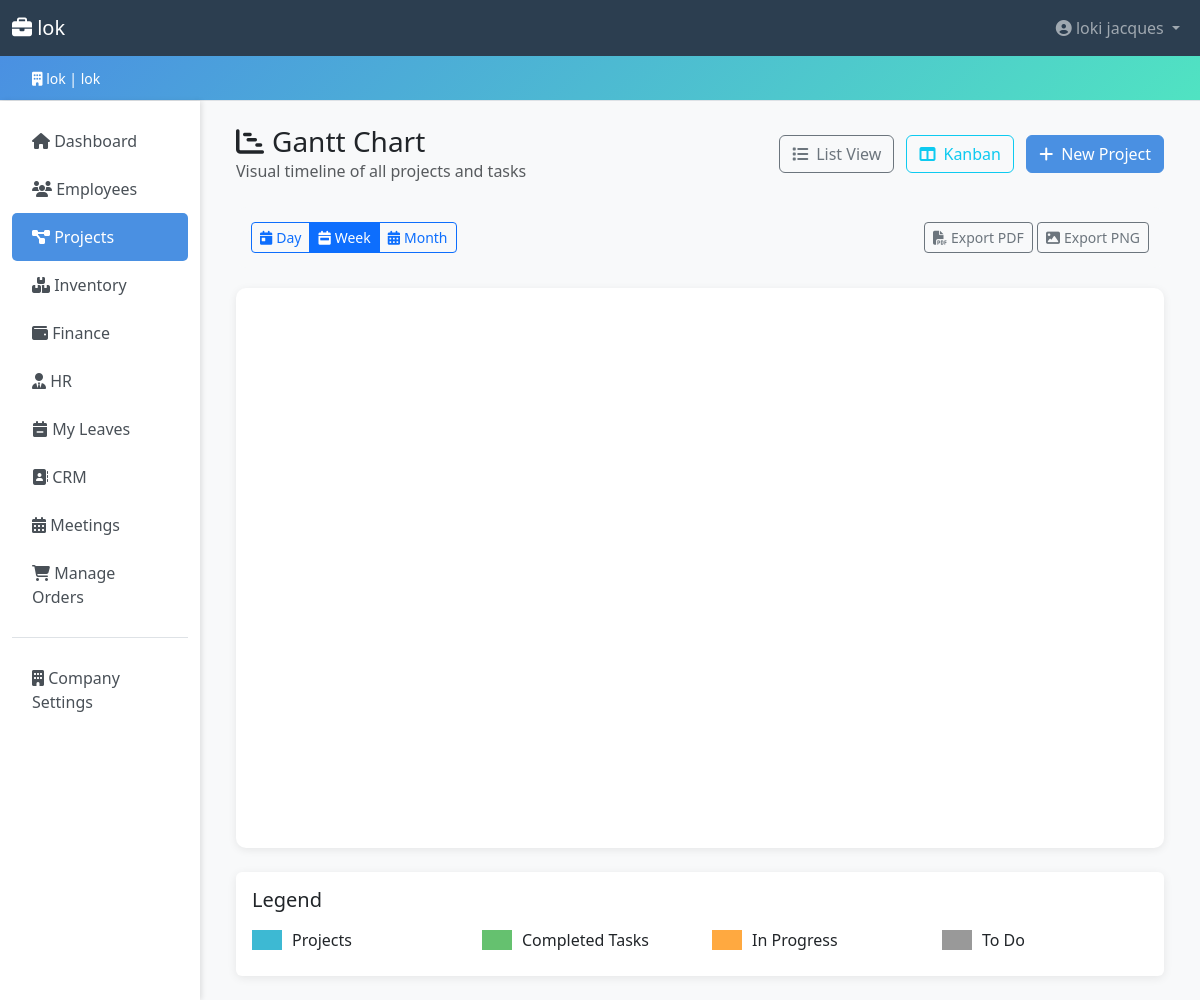
Screenshot of /projects/reports/gantt/ (signed in) with the database file from the repository.
### accounts/models.py (models this page shows, shortened)
class Company(models.Model):
    PLAN_CHOICES = [
        ('free', 'Free'),
        ('basic', 'Basic'),
        ('premium', 'Premium'),
        ('enterprise', 'Enterprise'),
    ]
    company_id = models.UUIDField(default=uuid.uuid4, editable=False, unique=True)
    name = models.CharField(max_length=200)
    domain = models.CharField(max_length=200, unique=True, db_index=True)
    company_password = models.CharField(max_length=256)  # increased from 128 → 256 for future hash algo headroom
    contact_email = models.EmailField()
    contact_phone = models.CharField(
        max_length=20,
        blank=True,
        validators=[RegexValidator(r'^\+?[\d\s\-().]{7,20}$', 'Enter a valid phone number.')],
    )
    address = models.TextField(blank=True)
    subscription_plan = models.CharField(
        max_length=20,
        choices=PLAN_CHOICES,
        default='free',
    )
    is_active = models.BooleanField(default=True)
    created_at = models.DateTimeField(auto_now_add=True)
    updated_at = models.DateTimeField(auto_now=True)
    class Meta:
        verbose_name_plural = 'Companies'
        ordering = ['name']
        indexes = [
            models.Index(fields=['domain']),
            models.Index(fields=['is_active']),
        ]

class User(AbstractUser):
    ROLE_CHOICES = [
        ('admin', 'Admin'),
        ('hr_manager', 'HR Manager'),
        ('accountant', 'Accountant'),
        ('manager', 'Manager'),
        ('secretary', 'Secretary'),
        ('stock_manager', 'Stock Manager'),
        ('employee', 'Employee'),
    ]
    username = None  # replaced by email
    email = models.EmailField(unique=True, db_index=True)
    company = models.ForeignKey(
        Company,
        on_delete=models.CASCADE,
        related_name='users',
        null=True,
        blank=True,
    )
    phone = models.CharField(
        max_length=20,
        blank=True,
        validators=[RegexValidator(r'^\+?[\d\s\-().]{7,20}$', 'Enter a valid phone number.')],
    )
    department = models.CharField(max_length=100, blank=True)
    position = models.CharField(max_length=100, blank=True)
    role = models.CharField(
        max_length=20,
        choices=ROLE_CHOICES,
        default='employee',
        db_index=True,
        help_text='User role for access control.',
    )
    is_company_admin = models.BooleanField(
        default=False,
        help_text='Designates whether the user can manage company settings.',
    )
    last_login_ip = models.GenericIPAddressField(null=True, blank=True)
    objects = CustomUserManager()
    USERNAME_FIELD = 'email'
    REQUIRED_FIELDS = ['first_name', 'last_name']
    class Meta:
        ordering = ['email']
        indexes = [
            models.Index(fields=['company', 'role']),
            models.Index(fields=['company', 'is_active']),
        ]
    def get_full_name(self) -> str:
        return f'{self.first_name} {self.last_name}'.strip() or self.email

### projects/views.py (the view)
# urls.py: path('reports/gantt/', views.project_gantt_chart, name='project_gantt_chart'),
@role_required(*PROJECT_VIEW_ROLES)
def project_gantt_chart(request):
    company = request.user.company
    projects = (
        Project.objects
        .filter(company=company)
        .select_related('manager__user')
        .prefetch_related('sous_taches__assigne_a__user')
    )
    gantt_data = []
    for project in projects:
        gantt_data.append({
            'id': project.id,
            'text': project.name,
            'start_date': project.start_date.strftime('%d-%m-%Y'),
            'end_date': project.end_date.strftime('%d-%m-%Y'),
            'progress': round(project.completion_percentage / 100, 2),
            'parent': 0,
            'open': True,
        })
        for task in project.sous_taches.all():
            gantt_data.append({
                'id': f'task_{task.id}',
                'text': task.titre,
                'start_date': task.date_debut.strftime('%d-%m-%Y') if task.date_debut else '',
                'end_date': task.date_echeance.strftime('%d-%m-%Y') if task.date_echeance else '',
                'progress': (
                    1.0 if task.status == 'termine'
                    else 0.5 if task.status == 'en_cours'
                    else 0.0
                ),
                'parent': project.id,
                'project': project.name,
                'assignee': (
                    task.assigne_a.user.get_full_name()
                    if task.assigne_a else 'Unassigned'
                ),
                'status': task.get_status_display(),
            })
    return render(request, 'projects/project_gantt_chart.html', {
        'projects': projects,
        'gantt_data': json.dumps(gantt_data),
    })

### templates/projects/project_gantt_chart.html (shortened to what this page needs)
{% extends 'base.html' %}
{% load static %}
{% block extra_css %}
<link href="https://cdn.dhtmlx.com/gantt/edge/dhtmlxgantt.css" rel="stylesheet">
{% endblock %}
{% block content %}
<div class="container-fluid">
    <div class="d-flex justify-content-between align-items-center mb-4">
        <div>
            <h1 class="h3 mb-0"><i class="fas fa-chart-gantt me-2"></i>Gantt Chart</h1>
            <p class="text-muted mb-0">Visual timeline of all projects and tasks</p>
        </div>
        <div>
            <a href="{% url 'projects:project_list' %}" class="btn btn-outline-secondary me-2">
                <i class="fas fa-list me-2"></i>List View
            </a>
            <a href="{% url 'projects:project_kanban' %}" class="btn btn-outline-info me-2">
                <i class="fas fa-columns me-2"></i>Kanban
            </a>
            <a href="{% url 'projects:project_create' %}" class="btn btn-primary">
                <i class="fas fa-plus me-2"></i>New Project
            </a>
        </div>
    </div>
    <div class="gantt-controls">
        <div class="row align-items-center">
            <div class="col-md-6">
                <div class="btn-group" role="group">
                    <button type="button" class="btn btn-sm btn-outline-primary" onclick="window.projectGanttZoom('day')">
                        <i class="fas fa-calendar-day me-1"></i>Day
                    </button>
                    <button type="button" class="btn btn-sm btn-outline-primary active" onclick="window.projectGanttZoom('week')">
                        <i class="fas fa-calendar-week me-1"></i>Week
                    </button>
                    <button type="button" class="btn btn-sm btn-outline-primary" onclick="window.projectGanttZoom('month')">
                        <i class="fas fa-calendar-alt me-1"></i>Month
                    </button>
                </div>
            </div>
            <div class="col-md-6 text-end">
                <button type="button" class="btn btn-sm btn-outline-secondary" onclick="window.projectGanttExport('pdf')">
                    <i class="fas fa-file-pdf me-1"></i>Export PDF
                </button>
                <button type="button" class="btn btn-sm btn-outline-secondary" onclick="window.projectGanttExport('png')">
                    <i class="fas fa-image me-1"></i>Export PNG
                </button>
            </div>
        </div>
    </div>
    <div class="gantt_container" id="gantt_here"></div>
    <div class="card mt-4">
        <div class="card-body">
            <h5 class="card-title mb-3">Legend</h5>
            <div class="row">
                <div class="col-md-3">
                    <div class="d-flex align-items-center mb-2">
                        <div style="width: 30px; height: 20px; background: #3db9d3; margin-right: 10px;"></div>
                        <span>Projects</span>
                    </div>
                </div>
                <div class="col-md-3">
                    <div class="d-flex align-items-center mb-2">
                        <div style="width: 30px; height: 20px; background: #65c16f; margin-right: 10px;"></div>
                        <span>Completed Tasks</span>
                    </div>
                </div>
                <div class="col-md-3">
                    <div class="d-flex align-items-center mb-2">
                        <div style="width: 30px; height: 20px; background: #ffa940; margin-right: 10px;"></div>
                        <span>In Progress</span>
                    </div>
                </div>
                <div class="col-md-3">
                    <div class="d-flex align-items-center mb-2">
                        <div style="width: 30px; height: 20px; background: #999; margin-right: 10px;"></div>
                        <span>To Do</span>
                    </div>
                </div>
            </div>
        </div>
    </div>
</div>
{% endblock %}

### templates/base.html (shortened to what this page needs)
<!DOCTYPE html>
{% load role_tags %}
<html lang="en">
<head>
    <link href="https://cdn.jsdelivr.net/npm/bootstrap@5.3.0/dist/css/bootstrap.min.css" rel="stylesheet">
    <link rel="stylesheet" href="https://cdnjs.cloudflare.com/ajax/libs/font-awesome/6.4.0/css/all.min.css">
    {% block extra_css %}{% endblock %}
</head>
<body>
    {% if user.is_authenticated %}
    <nav class="navbar navbar-expand-lg navbar-dark">
        <div class="container-fluid">
            <a class="navbar-brand" href="{% url 'core:dashboard' %}">
                <i class="fas fa-briefcase"></i> {{ company.name }}
            </a>
            <div class="collapse navbar-collapse" id="navbarNav">
                <ul class="navbar-nav ms-auto">
                    <li class="nav-item dropdown">
                        <a class="nav-link dropdown-toggle" href="#" id="navbarDropdown" role="button" data-bs-toggle="dropdown">
                            <i class="fas fa-user-circle"></i> {{ user.get_full_name }}
                        </a>
                    </li>
                </ul>
            </div>
        </div>
    </nav>
    <div class="company-banner">
        <div class="container-fluid">
            <small><i class="fas fa-building"></i> {{ company.name }} | {{ company.domain }}</small>
        </div>
    </div>
    {% endif %}
    <div class="container-fluid">
        <div class="row">
            {% if user.is_authenticated %}
            <nav class="col-md-2 d-md-block sidebar py-3">
                <div class="position-sticky">
                    <ul class="nav flex-column">
                        <li class="nav-item">
                            <a class="nav-link {% if request.resolver_match.app_name == 'core' and request.resolver_match.url_name == 'dashboard' %}active{% endif %}"
                               href="{% url 'core:dashboard' %}">
                                <i class="fas fa-home"></i> Dashboard
                            </a>
                        </li>
                        {% if user|has_role:'admin,hr_manager,manager,accountant,secretary,stock_manager,employee' %}
                        <li class="nav-item">
                            <a class="nav-link {% if request.resolver_match.app_name == 'employees' %}active{% endif %}"
                               href="{% url 'employees:employee_list' %}">
                                <i class="fas fa-users"></i> Employees
                            </a>
                        </li>
                        {% endif %}
                        {% if user|has_role:'admin,hr_manager,manager,accountant,secretary,stock_manager,employee' %}
                        <li class="nav-item">
                            <a class="nav-link {% if request.resolver_match.app_name == 'projects' %}active{% endif %}"
                               href="{% url 'projects:project_list' %}">
                                <i class="fas fa-project-diagram"></i> Projects
                            </a>
                        </li>
                        {% endif %}
                        {% if user|has_role:'admin,manager,hr_manager,accountant,secretary,stock_manager,employee' %}
                        <li class="nav-item">
                            <a class="nav-link {% if request.resolver_match.app_name == 'inventory' %}active{% endif %}"
                               href="{% url 'inventory:stock_list' %}">
                                <i class="fas fa-boxes"></i> Inventory
                            </a>
                        </li>
                        {% endif %}
                        {% if user|has_role:'admin,accountant,manager' %}
                        <li class="nav-item">
                            <a class="nav-link {% if request.resolver_match.app_name == 'finance' %}active{% endif %}"
                               href="{% url 'finance:index' %}">
                                <i class="fas fa-wallet"></i> Finance
                            </a>
                        </li>
                        {% endif %}
                        {% if user|has_role:'admin,hr_manager' %}
                        <li class="nav-item">
                            <a class="nav-link {% if request.resolver_match.app_name == 'hr' %}active{% endif %}"
                               href="{% url 'hr:position_list' %}">
                                <i class="fas fa-user-tie"></i> HR
                            </a>
                        </li>
                        {% endif %}
                        {% if user|has_role:'admin,hr_manager,manager,secretary,accountant,stock_manager,employee' %}
                        <li class="nav-item">
                            <a class="nav-link {% if request.resolver_match.app_name == 'hr' and 'leave' in request.resolver_match.url_name %}active{% endif %}"
                               href="{% url 'hr:my_leave_list' %}">
                                <i class="fas fa-calendar-minus"></i> My Leaves
                            </a>
                        </li>
                        {% endif %}
                        {% if user|has_role:'admin,manager,secretary' %}
                        <li class="nav-item">
                            <a class="nav-link {% if request.resolver_match.app_name == 'crm' %}active{% endif %}"
                               href="{% url 'crm:contact_list' %}">
                                <i class="fas fa-address-book"></i> CRM
                            </a>
                        </li>
                        {% endif %}
                        {% if user|has_role:'admin,hr_manager,manager,secretary,accountant,employee' %}
                        <li class="nav-item">
                            <a class="nav-link {% if request.resolver_match.app_name == 'meetings' %}active{% endif %}"
                               href="{% url 'meetings:dashboard' %}">
                                <i class="fas fa-calendar-alt"></i> Meetings
                            </a>
                        </li>
                        {% endif %}
                        {% if is_company_admin or user.is_superuser %}
                        <li class="nav-item">
                            <a class="nav-link {% if request.resolver_match.app_name == 'marketplace' and request.resolver_match.url_name == 'admin_order_dashboard' %}active{% endif %}"
                               href="{% url 'marketplace:admin_order_dashboard' %}">
                                <i class="fas fa-shopping-cart"></i> Manage Orders
                            </a>
                        </li>
                        {% endif %}
                        {% if is_company_admin or user.is_superuser %}
                        <li class="nav-item mt-3 border-top pt-3">
                            <a class="nav-link {% if request.resolver_match.app_name == 'accounts' and request.resolver_match.url_name == 'company_profile' %}active{% endif %}"
                               href="{% url 'accounts:company_profile' %}">
                                <i class="fas fa-building"></i> Company Settings
                            </a>
                        </li>
                        {% endif %}
                    </ul>
                </div>
            </nav>
            {% endif %}
            <main class="col-md-10 ms-sm-auto px-md-4 py-4 min-w-0">
                {% block content %}{% endblock %}
            </main>
        </div>
    </div>
</body>
</html>

### rows the page displays
Company: name "lok", domain "lok"
User: get_full_name "loki jacques"
